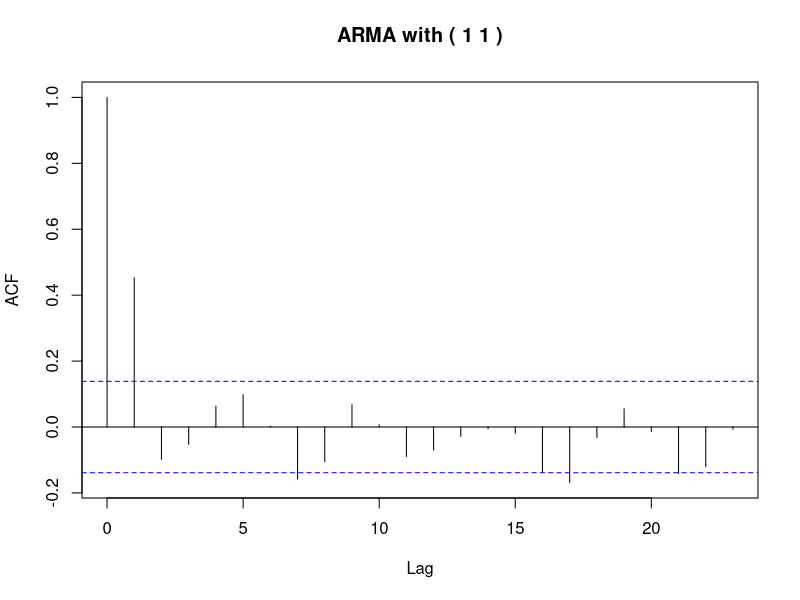
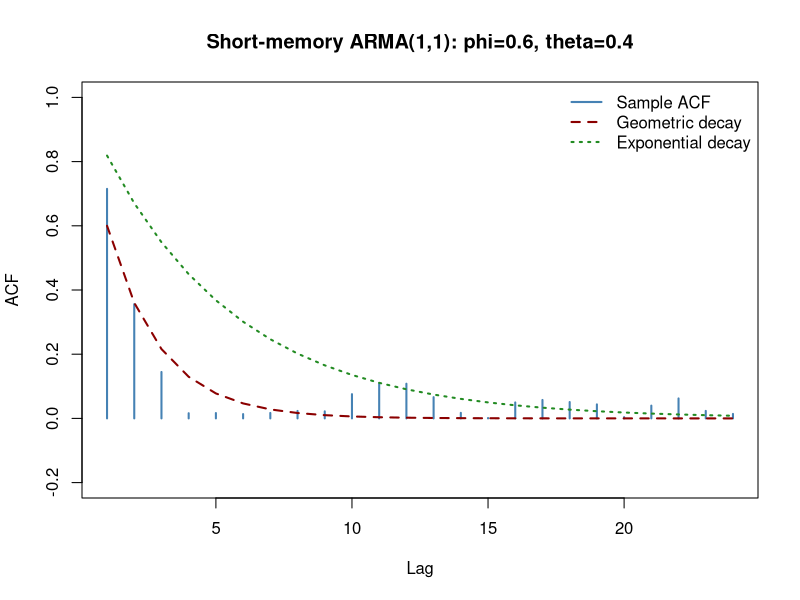

Write the R code that produced these figures, in order. (Note: this script raises an error after producing the figures.)
## ---- chunk 1
y <- arima.sim(list(ma=1), n=200)
acf(y, main=paste("ARMA with (", 1, 1, ")"))
## ---- chunk 2
set.seed(123)

# 1. Simulate a short-memory ARMA(1,1)
phi <- 0.6   # AR(1) coefficient
theta <- 0.4 # MA(1) coefficient
n <- 300
y <- arima.sim(list(order=c(1,0,1), ar=phi, ma=theta), n=n)

# 2. Compute sample autocorrelation (ACF)
acf_obj <- acf(y, plot=FALSE)
acf_vals <- acf_obj$acf[-1]      # remove lag 0
lags <- 1:length(acf_vals)

# 3. Theoretical-style geometric and exponential decays for comparison
geo_decay <- phi^lags            # geometric (AR-like)
exp_decay <- exp(-0.2*lags)      # exponential (arbitrary lambda=0.2 for visual fit)

# 4. Plot
plot(lags, abs(acf_vals), type="h", lwd=2, col="steelblue",
     main=sprintf("Short-memory ARMA(1,1): phi=%.1f, theta=%.1f", phi, theta),
     ylab="ACF", xlab="Lag", ylim=c(-0.2,1))

# 5. Overlay decay curves
lines(lags, geo_decay, col="darkred", lwd=2, lty=2)
lines(lags, exp_decay, col="forestgreen", lwd=2, lty=3)

# 6. Add legend
legend("topright", legend=c("Sample ACF", "Geometric decay", "Exponential decay"),
       col=c("steelblue","darkred","forestgreen"), lty=c(1,2,3), lwd=2, bty="n")

## ---- chunk 3
# --- Compare short vs long memory processes ---
set.seed(123)

# --- 1. Short-memory: ARMA(1,1) ---
phi <- 0.6
theta <- 0.4
n <- 500
y_short <- arima.sim(list(order=c(1,0,1), ar=phi, ma=theta), n=n)
acf_short <- acf(y_short, plot=FALSE)
lags_short <- 1:length(acf_short$acf[-1])
acf_vals_short <- acf_short$acf[-1]

# Geometric decay for comparison
geo_decay <- phi^lags_short
exp_decay <- exp(-0.2 * lags_short)

# --- 2. Long-memory: ARFIMA(0,d,0) ---
d <- 0.4   # fractional difference parameter (0 < d < 0.5 gives long memory)
y_long <- fracdiff.sim(n=n, d=d)$series
acf_long <- acf(y_long, plot=FALSE)
lags_long <- 1:length(acf_long$acf[-1])
acf_vals_long <- acf_long$acf[-1]

# Theoretical hyperbolic decay ~ h^(2d - 1)
hyper_decay <- lags_long^(2*d - 1)

# Long-memory plot
plot(lags_long, acf_vals_long, type="h", lwd=2, col="darkorange",
     main=sprintf("Long-memory ARFIMA(0,%.1f,0)", d),
     xlab="Lag", ylab="ACF", ylim=c(-0.2,1))
lines(lags_long, acf_vals_short, lwd=2, col="blue")
lines(lags_long, hyper_decay, col="purple", lwd=2, lty=2)


lags <- 1:length(acf_vals_long)
geo_decay <- phi^lags            # geometric (AR-like)
exp_decay <- exp(-0.2*lags)      # exponential (arbitrary lambda=0.2 for visual fit)
lines(lags, geo_decay, col="darkred", lwd=2, lty=2)
lines(lags, exp_decay, col="forestgreen", lwd=2, lty=3)

legend("topright", legend=c("Sample ACF", "Hyperbolic decay ~ h^(2d-1)"),
       col=c("darkorange","purple"), lty=c(1,2), lwd=2, bty="n")

## ---- chunk 4
# --- Compare short vs long memory ACFs on the same plot ---

# --- 1. Short-memory ARMA(1,1) ---
phi <- 0.6
theta <- 0.4
n <- 5000
y_short <- arima.sim(list(order=c(1,0,1), ar=phi, ma=theta), n=n)
acf_short <- acf(y_short, plot=FALSE)
lags <- 1:length(acf_short$acf[-1])
acf_vals_short <- acf_short$acf[-1]

# --- 2. Long-memory ARFIMA(0,d,0) ---
d <- 0.4
y_long <- fracdiff.sim(n=n, d=d)$series
acf_long <- acf(y_long, plot=FALSE)
acf_vals_long <- acf_long$acf[-1]

# --- 3. Plot both ACFs together ---
plot(lags, acf_vals_short, type="h", lwd=2, col="steelblue",
     main=sprintf("ACF Comparison: ARMA(1,1) vs ARFIMA(0,%.1f,0)", d),
     xlab="Lag", ylab="ACF", ylim=c(-0.1,1), xlim=c(0,20))
lines(lags + 0.1, acf_vals_long, lwd=2, col="red", type='h')

# Optional: overlay theoretical decays
lines(lags, phi^lags, col="darkred", lty=2, lwd=1)            # geometric
lines(lags, lags^(2*d - 1) / max(lags^(2*d - 1)),             # normalized hyperbolic
      col="purple", lty=3, lwd=1)

# --- 4. Add legend ---
legend("topright",
       legend=c("Short-ARMA ACF","Long-ARFMA ACF","Geometric decay","Hyperbolic decay"),
       col=c("steelblue","red","darkred","purple"),
       lty=c(1,1,2,3), lwd=2, bty="n")
